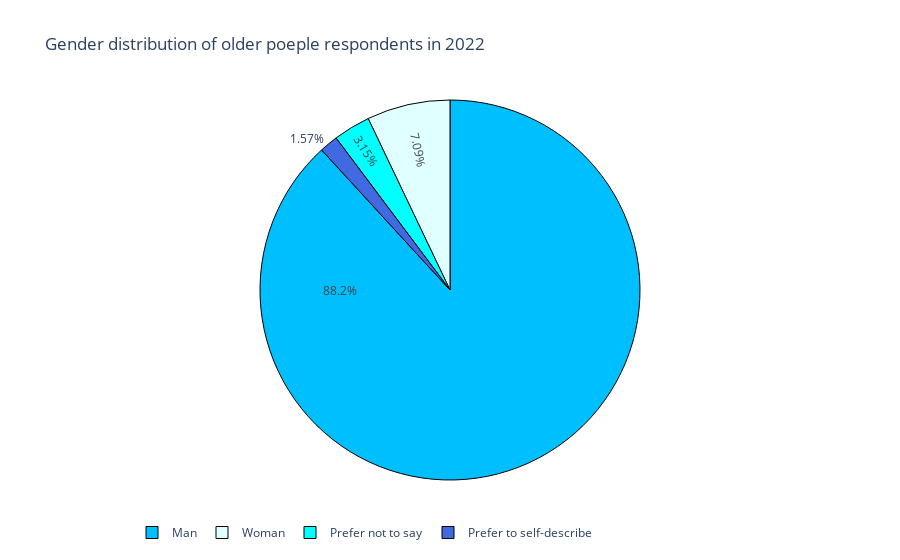

The cell this chart's notebook holds for it:
### Markdown cell above
Whether each gender is equally participating?

### Code cell
#Taking only ages over 70 from each year
aged_70_20=df_2020[df_2020['Q1']=='70+']
aged_70_21=df_2021[df_2021['Q1']=='70+']
aged_70_22=df_2022[df_2022['Q2']=='70+']
colors = [' deepskyblue', 'lightcyan', ' cyan ','royalblue'] 
gender22=aged_70_22['Q3'].value_counts(sort=True)
labels=gender22.index
values=gender22.values
fig = go.Figure(data=[go.Pie(labels=labels, values=values, textinfo='percent',
                             insidetextorientation='radial',marker=dict(colors=colors)
                            )])
fig.data[0].marker.line.width = 1
fig.data[0].marker.line.color = "black"
fig.update_layout(
    title_text="Gender distribution of older poeple respondents in 2022",legend=dict(orientation="h"))
fig.show()

### Figure 1 — Plotly figure (JSON) as saved in the notebook; plotly's stock layout.template omitted (floating-point values rounded to 4 significant figures)
{"data": [{"insidetextorientation": "radial", "labels": ["Man", "Woman", "Prefer not to say", "Prefer to self-describe"], "marker": {"colors": [" deepskyblue", "lightcyan", " cyan ", "royalblue"], "line": {"color": "black", "width": 1}}, "textinfo": "percent", "type": "pie", "values": [112, 9, 4, 2]}], "layout": {"legend": {"orientation": "h"}, "title": {"text": "Gender distribution of older poeple respondents in 2022"}}}
